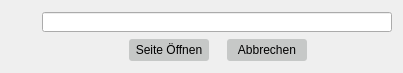
    <widget class="QWidget" name="pageWebImport">
     <widget class="QWidget" name="layoutWidget">
      <property name="geometry">
       <rect>
        <x>42</x>
        <y>11</y>
        <width>352</width>
        <height>53</height>
       </rect>
      </property>
      <layout class="QVBoxLayout" name="verticalLayout_12">
       <item>
        <widget class="QLineEdit" name="lineEditWeb">
         <property name="minimumSize">
          <size>
           <width>350</width>
           <height>20</height>
          </size>
         </property>
         <property name="maximumSize">
          <size>
           <width>350</width>
           <height>20</height>
          </size>
         </property>
        </widget>
       </item>
       <item>
        <layout class="QHBoxLayout" name="horizontalLayout">
         <item>
          <spacer name="horizontalSpacer">
           <property name="orientation">
            <enum>Qt::Horizontal</enum>
           </property>
           <property name="sizeType">
            <enum>QSizePolicy::Fixed</enum>
           </property>
           <property name="sizeHint" stdset="0">
            <size>
             <width>75</width>
             <height>20</height>
            </size>
           </property>
          </spacer>
         </item>
         <item>
          <widget class="QPushButton" name="pushButtonWebOpen">
           <property name="minimumSize">
            <size>
             <width>80</width>
             <height>22</height>
            </size>
           </property>
           <property name="maximumSize">
            <size>
             <width>80</width>
             <height>22</height>
            </size>
           </property>
           <property name="styleSheet">
            <string notr="true">background-color: rgb(198, 200, 199);
border-radius: 3px;
border-width: 2px;
</string>
           </property>
           <property name="text">
            <string>Seite Öffnen</string>
           </property>
          </widget>
         </item>
         <item>
          <widget class="QPushButton" name="pushButtonWebAbbrechen">
           <property name="minimumSize">
            <size>
             <width>80</width>
             <height>22</height>
            </size>
           </property>
           <property name="maximumSize">
            <size>
             <width>80</width>
             <height>22</height>
            </size>
           </property>
           <property name="styleSheet">
            <string notr="true">background-color: rgb(198, 200, 199);
border-radius: 3px;
border-width: 2px;
</string>
           </property>
           <property name="text">
            <string>Abbrechen</string>
           </property>
          </widget>
         </item>
         <item>
          <spacer name="horizontalSpacer_25">
           <property name="orientation">
            <enum>Qt::Horizontal</enum>
           </property>
           <property name="sizeType">
            <enum>QSizePolicy::Fixed</enum>
           </property>
           <property name="sizeHint" stdset="0">
            <size>
             <width>75</width>
             <height>20</height>
            </size>
           </property>
          </spacer>
         </item>
        </layout>
       </item>
      </layout>
     </widget>
    </widget>
